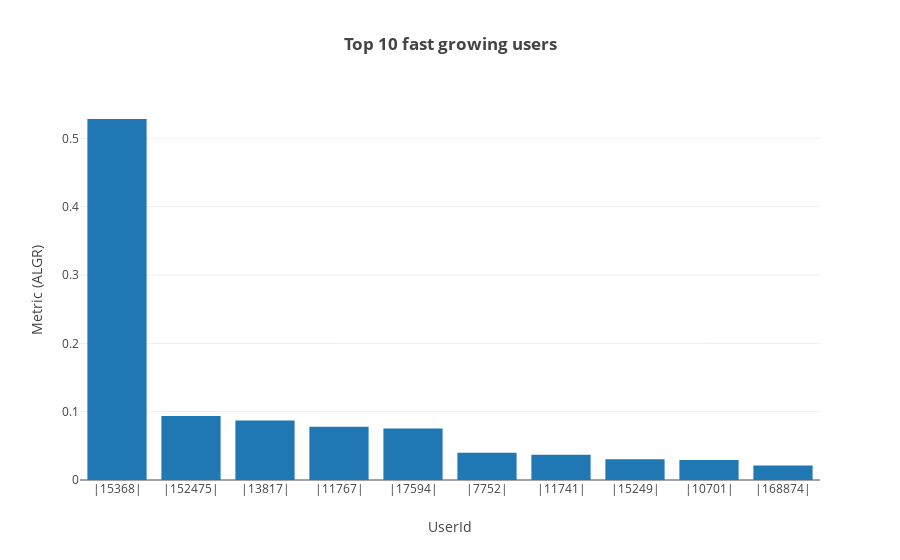

Notebook source saved alongside this figure:
### Code cell
# displaying top 10 fast growing users with positive customer engagement and their respective ALGR
data = [go.Bar(x=growing_users.iloc[:10].index.map(lambda x: "|"+str(x)+"|"),
               y=growing_users.iloc[:10].values)]
layout = go.Layout(title='<b>Top 10 fast growing users</b>',
                   xaxis={'title': "UserId"}, yaxis={'title': "Metric (ALGR)"})
plot = go.Figure(data=data, layout=layout)
plt.iplot(plot)

### Figure 1 — Plotly figure (JSON) as saved in the notebook; plotly's stock layout.template omitted (floating-point values rounded to 4 significant figures)
{"data": [{"type": "bar", "uid": "88403ab0-b0c0-11e8-9c2b-9801a7b5fa79", "x": ["|15368|", "|152475|", "|13817|", "|11767|", "|17594|", "|7752|", "|11741|", "|15249|", "|10701|", "|168874|"], "y": [0.5283, 0.0937, 0.08715, 0.07789, 0.07526, 0.03976, 0.03697, 0.03035, 0.02945, 0.02112]}], "layout": {"title": "<b>Top 10 fast growing users</b>", "xaxis": {"title": "UserId"}, "yaxis": {"title": "Metric (ALGR)"}}}
